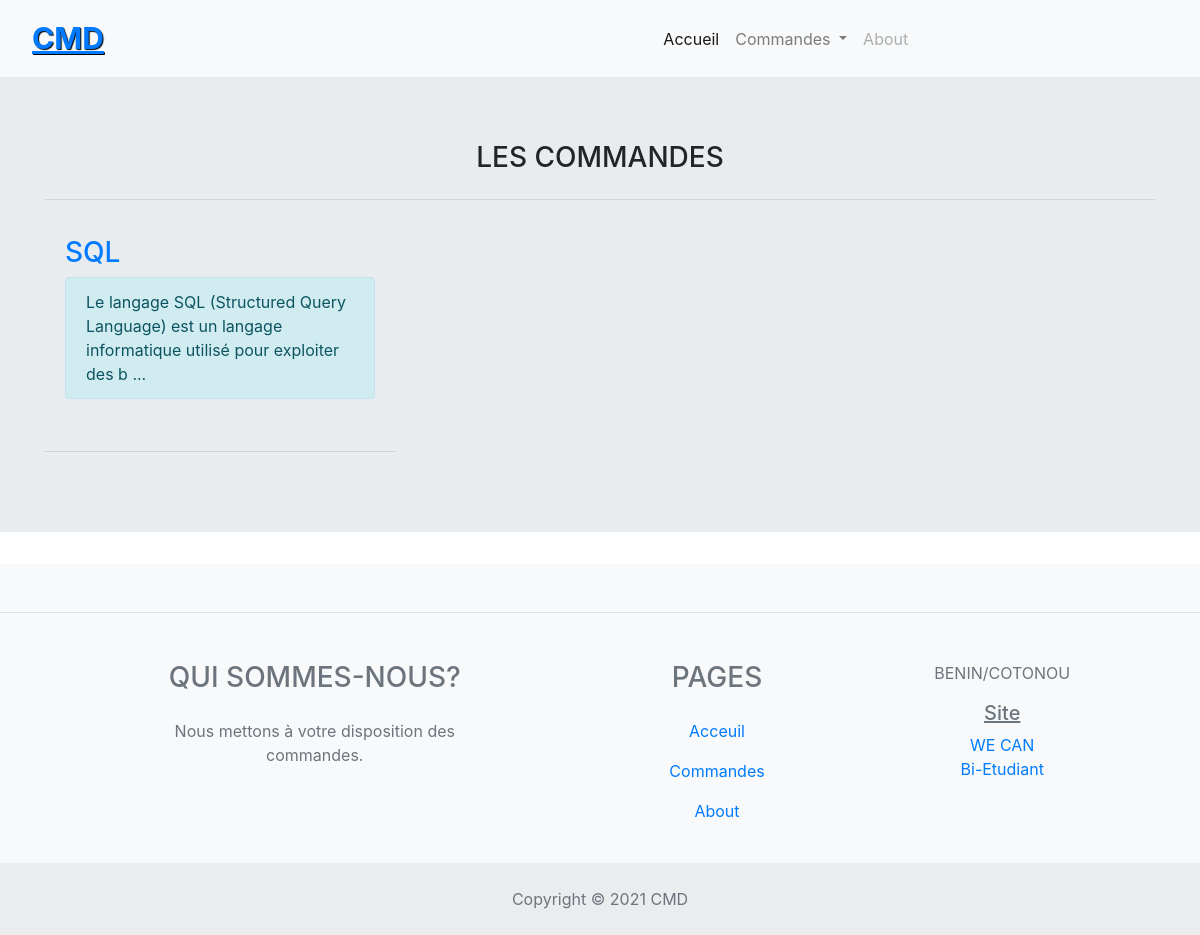
Page /vue/index.php on the earlier database version.
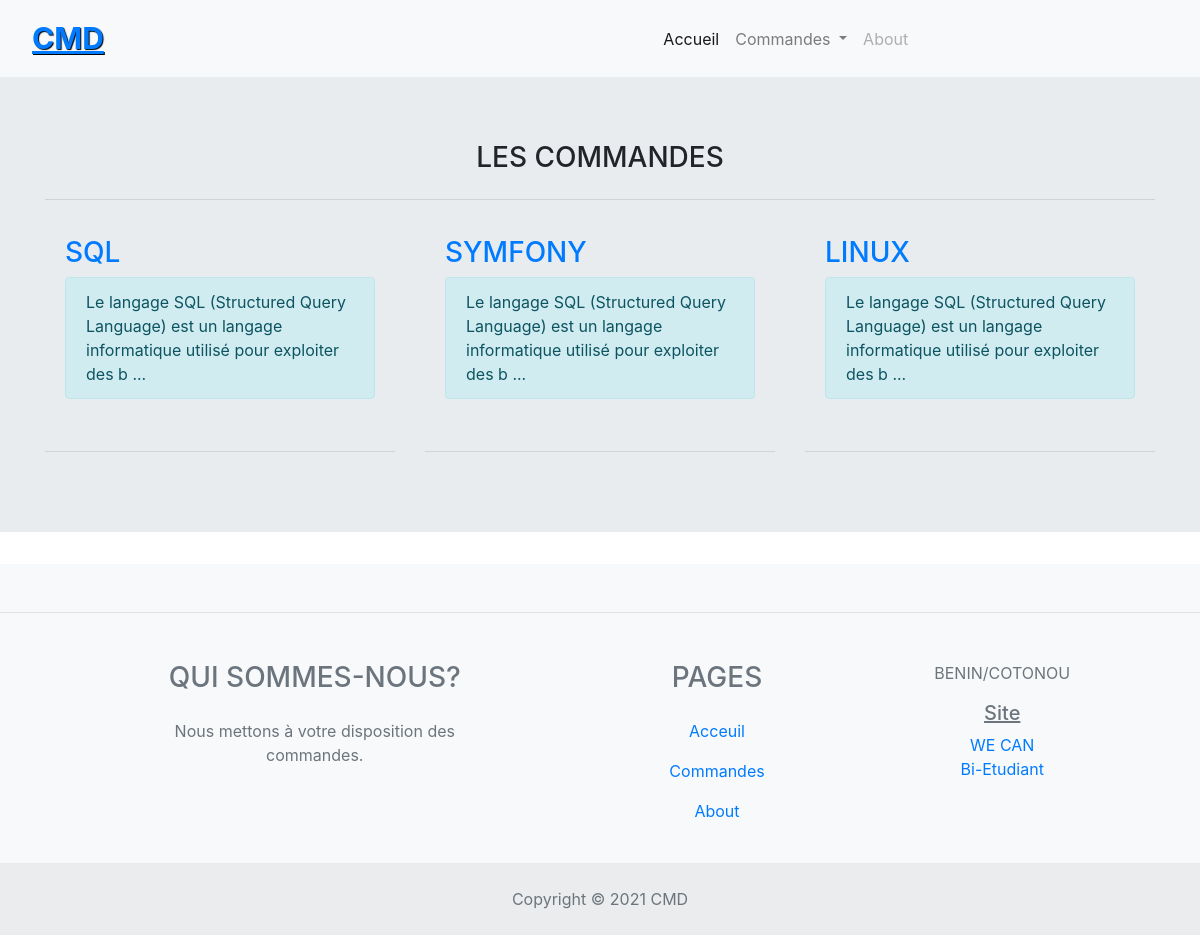
Same page on the later database version.
### tables this page shows
CREATE TABLE `listescmd` (
  `id` int(11) NOT NULL,
  `categorie` text NOT NULL,
  `details` text NOT NULL
);

### module/generalFonction.php (called while the page is built, shortened)
<?php
try {
    $connexion = new PDO(
        'mysql:host=localhost;dbname=cmdprojet',
        'root',
        '',
        array(PDO::ATTR_ERRMODE => PDO::ERRMODE_EXCEPTION)
    );
} catch (Exception $e) {
    die('Erreur : ' . $e->getMessage());
}
function text_maj( string $text_min ):string{
    return strtoupper($text_min);
}
function get_line_categorie( int $id_categorie ):array{
    global $connexion;
    $sql = $connexion->prepare(
        'SELECT * FROM listescmd WHERE id = :id'
    );
    $sql->execute(
        array(
            'id'    => $id_categorie
        )
    );
    $ans = $sql->fetch();
    if($ans != null)
        return $ans;
    else
        return array();
}
function detailsListe( int $id_categorie ):array{
    $val = get_line_categorie( $id_categorie );
    $ans = unserialize($val['details']);
    if($ans != null)
        return $ans;
    else
        return array();
}
function get_mean_cmd( $id_categorie ):string{
    $info = detailsListe( $id_categorie )['signification'];
    return $info;
}
function get_cmd():array{
    global $connexion;
    $sql = $connexion->prepare(
        'SELECT id, categorie FROM listescmd'
    );
    $sql->execute();
    $ans = $sql->fetchAll();
    if( $ans != null )
        return $ans;
    else
        return array();
}

### vue/accueil.php (the view, shortened to what this page needs)
<div class="jumbotron jumbotron-fluid">
    <div class="container">
        <div class="row">
            <div class="col-sm-2"></div>
            <div class="col-sm-8">
                <h3 class="display-6 text-center">LES COMMANDES</h3>
            </div>
        </div>
        <hr>
        <div class="row">
            <?php
            foreach (get_cmd() as $key => $value) {
                $lien = 'index.php?pg=commandes&' . md5('id_categorie') . '=' . $value['id'];
            ?>
                <div class="col-sm-4">
                    <div class="card-body">
                        <blockquote class="blockquote mb-0">
                            <a href="<?= $lien; ?>">
                                <h3><?= text_maj($value['categorie']) ?></h3>
                            </a>
                        </blockquote>
                        <p class="alert alert-info">
                            <?= substr( stripslashes( nl2br( get_mean_cmd($value['id'] ) ) ), 0, 100); ?> ...
                        </p>
                    </div>
                    <hr>
                </div>
            <?php
            }
            ?>
        </div>
    </div>
</div>

### vue/index.php (shortened to what this page needs)
<?php
require_once('../module/generalFonction.php');
?>
<!doctype html>
<html lang="en">
  <head>
    <link rel="stylesheet" href="https://maxcdn.bootstrapcdn.com/bootstrap/4.0.0/css/bootstrap.min.css">
  </head>
  <body>
    <div>
      <?php include_once('menu.php'); ?>
    </div>
    <div>
      <?php
      if(!isset( $_REQUEST['pg'] )){
        include_once('accueil.php');
      }
      ?>
    </div>
    <div>
      <?php
        include_once('footer.php')
      ?>
    </div>
  </body>
</html>

### vue/menu.php (shortened to what this page needs)
<nav class="navbar navbar-expand-lg navbar-light bg-light">
  <a class="navbar" href="index.php?pg=accueil" id="title" style="font-weight:bold; text-shadow:1px 1px 1px black; font-size:30px; text-decoration: underline;">CMD</a>
  <div class="collapse navbar-collapse" id="navbarSupportedContent">
    <ul class="navbar-nav mr-auto">
      <li class="nav-item active">
        <a class="nav-link" href="index.php?pg=accueil">Accueil</a>
      </li>
      <li class="nav-item dropdown">
        <a class="nav-link dropdown-toggle" href="#" id="navbarDropdown" role="button" data-toggle="dropdown" aria-haspopup="true" aria-expanded="false">
          Commandes
        </a>
          <?php
          foreach (get_cmd() as $key => $value) {
            $lien = 'index.php?pg=commandes&' . md5('id_categorie') . '=' . $value['id'];
          ?>
            <a class="dropdown-item" href="<?= $lien; ?>"><?= text_maj($value['categorie']) ?></a>
          <?php
          }
          ?>
      </li>
      <li class="nav-item">
        <a class="nav-link disabled" href="index.php?pg=<?= md5('about') ?>">About</a>
      </li>
    </ul>
  </div>
</nav>

### vue/footer.php
<footer class="text-center text-lg-start bg-light text-muted">
  <section
    class="d-flex justify-content-center justify-content-lg-between p-4 border-bottom"
  >
  </section>
  <section class="container">
    <div class="container text-center text-md-start mt-5">
      <div class="row mt-3">
        <div class="col-sm-4 mx-auto mb-4">
          <h3 class="text-uppercase fw-bold mb-4">
           Qui sommes-nous?
          </h3>
          <p >
            Nous mettons à votre disposition des commandes.
          </p>
        </div>
        <div class="col-ms-2 mx-auto mb-4">
          <h3 class="text-uppercase fw-bold mb-4">
            PAGES
          </h3>
          <p>
            <a href="index.php?pg=accueil" class="text-reset">Acceuil</a>
          </p>
          <p>
            <a href="index.php?pg=accueil" class="text-reset">Commandes</a>
          </p>
          <p>
            <a href="index.php?pg=<?= md5('about') ?>" class="text-reset">About</a>
          </p>
        </div>
        <div class="col-ms-2 mx-auto mb-4">
          <p><i class="bi bi-home me-3"></i> BENIN/COTONOU </p>
          <p>
            <h5 class="text-center" style="text-decoration: underline;">Site</h5>
            <a href="http://wecan2021.000webhostapp.com/controler/index.php?pg=5494af1f14a8c19939968c3e9e2d4f79" class="text-reset">WE CAN</a>
            <br>
            <a href="https://theinfobenin.000webhostapp.com/controllers/index.php?pg=cours" class="text-reset">Bi-Etudiant</a>
          </p>
        </div>
      </div>
    </div>
  </section>
  <div class="text-center p-4" style="background-color: rgba(0, 0, 0, 0.05);">
  Copyright © 2021 CMD
  </div>
</footer>

Differences in the rows shown:
added listescmd: categorie "SYMFONY", id+details "Le langage SQL (Structured Query Language) est un langage informatique utilisé pour exploiter des b"
added listescmd: categorie "LINUX", id+details "Le langage SQL (Structured Query Language) est un langage informatique utilisé pour exploiter des b"
